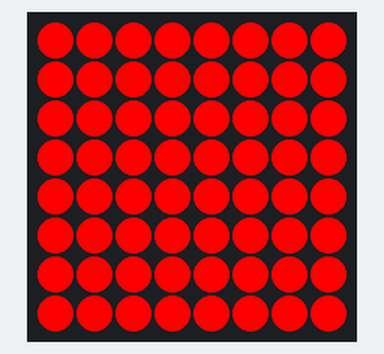
Recording of a program running on a simulated Raspberry Pi (BCM pin numbers) with a Sense HAT. Shown: the Sense HAT's 8×8 RGB LED matrix. What the program prints to the terminal is not drawn.

Above: at 0.1 s.
At 1.1 s:
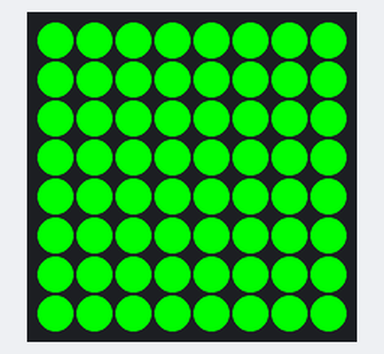

Measured:
- what the display in image 1 shows lasts 1.0 s, from 1.0 s to 2.0 s

The program:

matrix.py
```python
#!/usr/bin/env python3
"""
	Flash the SenseHAT Matrix
"""

import time, sys
from sense_hat import SenseHat

sense = SenseHat()

# Setup colours
r = [255,0,0]
o = [255,127,0]
y = [255,255,0]
g = [0,255,0]
b = [0,0,255]
i = [75,0,130]
v = [159,0,255]
e = [0,0,0]

# Set exch LED to a colour
flash_red = [
r,r,r,r,r,r,r,r,
r,r,r,r,r,r,r,r,
r,r,r,r,r,r,r,r,
r,r,r,r,r,r,r,r,
r,r,r,r,r,r,r,r,
r,r,r,r,r,r,r,r,
r,r,r,r,r,r,r,r,
r,r,r,r,r,r,r,r
]

flash_green = [
g,g,g,g,g,g,g,g,
g,g,g,g,g,g,g,g,
g,g,g,g,g,g,g,g,
g,g,g,g,g,g,g,g,
g,g,g,g,g,g,g,g,
g,g,g,g,g,g,g,g,
g,g,g,g,g,g,g,g,
g,g,g,g,g,g,g,g
]

print("Press Ctrl+C to exit")

# Keep flashing
while True:
	try:
		sense.set_pixels(flash_red)
		time.sleep(1)
		sense.clear()
		sense.set_pixels(flash_green)
		time.sleep(1)
		sense.clear()
	except KeyboardInterrupt:
		sense.clear()
		sys.exit()
```
